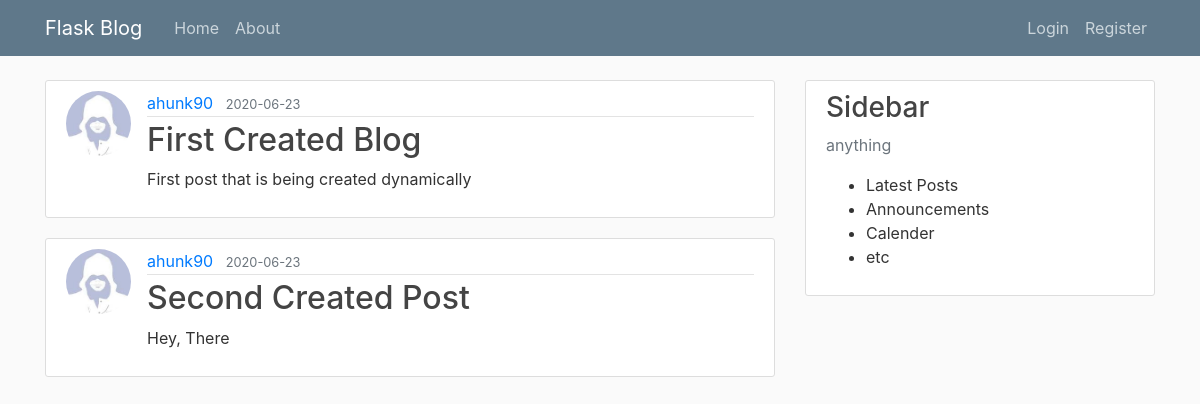
Page /home on the earlier database version.
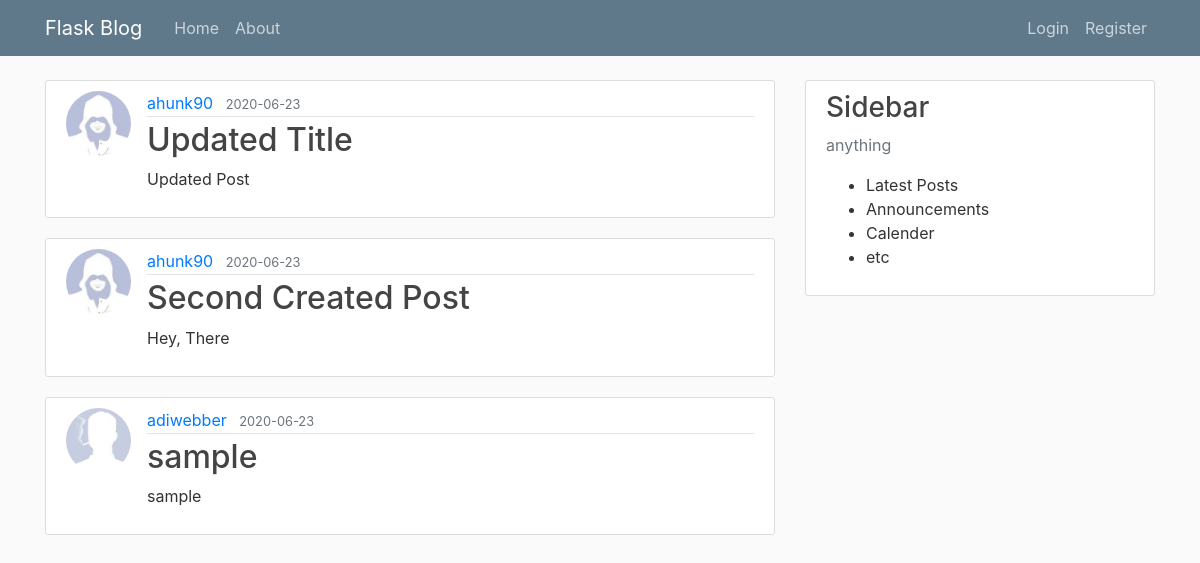
Same page on the later database version.
### flaskblog/models.py (models this page shows, shortened)
class Post(db.Model):
    id = db.Column(db.Integer, primary_key=True)
    title = db.Column(db.String(100), nullable=False)
    date_posted = db.Column(db.DateTime, nullable=False, default=datetime.utcnow)
    content = db.Column(db.Text, nullable=False)
    user_id = db.Column(db.Integer, db.ForeignKey('user.id'), nullable=False)

class User(db.Model, UserMixin):
    id = db.Column(db.Integer, primary_key=True)
    username = db.Column(db.String(20), unique=True, nullable=False)
    email = db.Column(db.String(120), unique=True, nullable=False)
    image_file = db.Column(db.String(20), nullable=False, default='default.jpg')
    password = db.Column(db.String(60), nullable=False)
    posts = db.relationship('Post', backref='author', lazy=True)

### flaskblog/routes.py (the view)
@app.route("/")
@app.route("/home")
def home():
    posts = Post.query.all()
    return render_template('home.html', title='Home', posts = posts)

### flaskblog/templates/home.html (shortened to what this page needs)
{% extends 'layout.html' %}
{% block content %}
    {% for post in posts%}
    <article class="media content-section">
      <img class="rounded-circle article-img" src="{{ url_for('static', filename='profile_pics/' + post.author.image_file )}}">
        <div class="media-body">
          <div class="article-metadata">
            <a class="mr-2" href="#">{{ post.author.username }}</a>
            <small class="text-muted">{{ post.date_posted.strftime('%Y-%m-%d') }}</small>
          </div>
          <h2><a class="article-title" href="{{ url_for('post', post_id=post.id) }}">{{ post.title }}</a></h2>
          <p class="article-content">{{ post.content }}</p>
        </div>
      </article>
    {% endfor %}
{% endblock content %}

### flaskblog/templates/layout.html (shortened to what this page needs)
<!DOCTYPE html>
<html>
<head>
    <link rel="stylesheet" href="https://stackpath.bootstrapcdn.com/bootstrap/4.5.0/css/bootstrap.min.css">
    <link rel="stylesheet" type="text/css" href="{{ url_for('static', filename='main.css') }}">
</head>
<body>
    <header class="site-header">
        <nav class="navbar navbar-expand-md navbar-dark bg-steel fixed-top">
            <div class="container">
                <a class="navbar-brand mr-4" href="/">Flask Blog</a>
                <div class="collapse navbar-collapse" id="navbarToggle">
                    <div class="navbar-nav mr-auto">
                        <a class="nav-item nav-link" href="{{ url_for('home') }}">Home</a>
                        <a class="nav-item nav-link" href="{{ url_for('about') }}">About</a>
                    </div>
                    <div class="navbar-nav">
                        {% if current_user.is_authenticated %}
                            <a class="nav-item nav-link" href="{{ url_for('new_post') }}">New Post</a>
                            <a class="nav-item nav-link" href="{{ url_for('account') }}">Account</a>
                            <a class="nav-item nav-link" href="{{ url_for('logout') }}">Logout</a>
                        {% else %}
                            <a class="nav-item nav-link" href="{{ url_for('login') }}">Login</a>
                            <a class="nav-item nav-link" href="{{ url_for('register') }}">Register</a>
                        {% endif %}
                    </div>
                </div>
            </div>
        </nav>
    </header>
    <main role="main" class="container">
        <div class="row">
            <div class="col-md-8">
                {% block content%} {% endblock %}
            </div>
            <div class="col-md-4">
                <div class="content-section">
                    <h3> Sidebar</h3>
                    <p class="text-muted">anything
                        <ul>
                            <li>Latest Posts</li>
                            <li>Announcements</li>
                            <li> Calender</li>
                            <li>etc</li>
                        </ul>
                    </p>
                </div>
            </div>
        </div>
    </main>
</body>
</html>

### flaskblog/static/main.css (style rules this page uses)
body { background: #fafafa; color: #333333; margin-top: 5rem; }
h1, h2, h3, h4, h5, h6 { color: #444444; }
.bg-steel { background-color: #5f788a; }
.site-header .navbar-nav .nav-link { color: #cbd5db; }
.content-section { background: #ffffff; padding: 10px 20px; border: 1px solid #dddddd; border-radius: 3px; margin-bottom: 20px; }
.article-title { color: #444444; }
.article-content { white-space: pre-line; }
.article-img { height: 65px; width: 65px; margin-right: 16px; }
.article-metadata { padding-bottom: 1px; margin-bottom: 4px; border-bottom: 1px solid #e3e3e3 }

Differences in the rows shown:
changed Post: title "First Created Blog" → "Updated Title"; content "First post that is being created dynamically" → "Updated Post"
added Post: image_file (placeholder picture), author.username "adiwebber", date_posted "2020-06-23", title "sample", content "sample"
